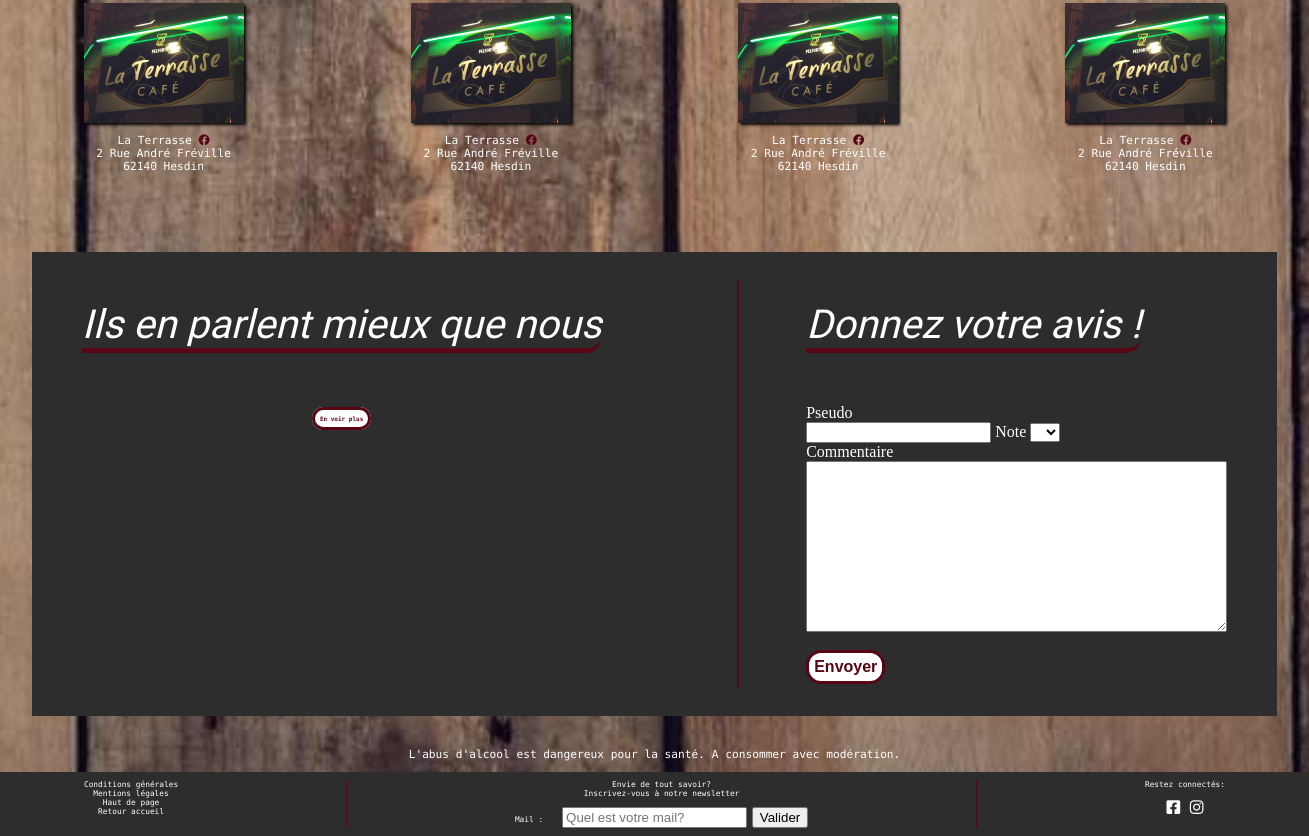
The app's page /index.php?action=cavebar (lower part), older data.
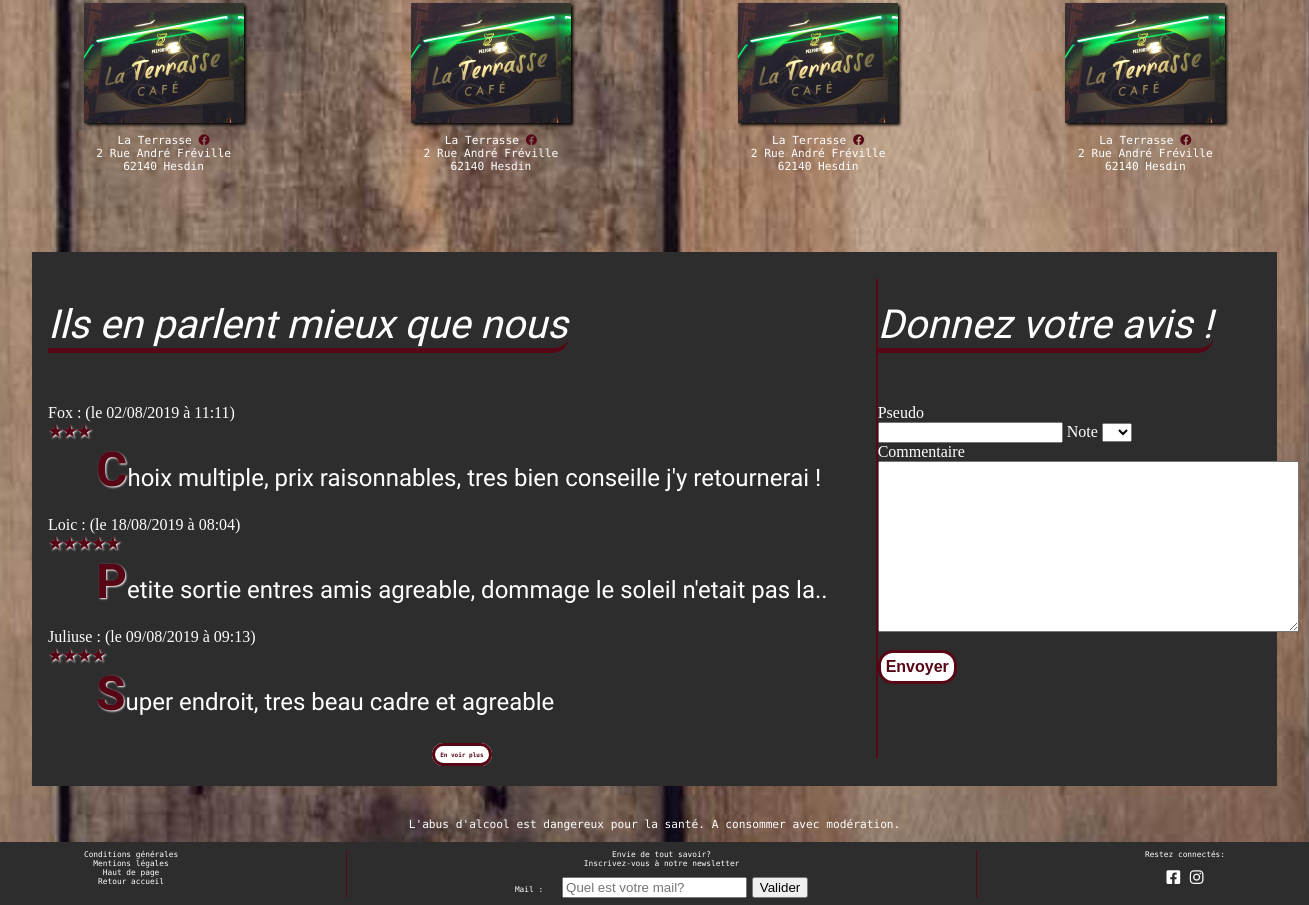
The same page, newer data.
### tables this page shows
CREATE TABLE IF NOT EXISTS `comments` (
  `id` int(11) NOT NULL AUTO_INCREMENT,
  `pseudo` varchar(80) NOT NULL,
  `note` int(1) NOT NULL,
  `text` text NOT NULL,
  `date_crea` datetime NOT NULL,
  PRIMARY KEY (`id`)
);

### Controller/frontend.php (called while the page is built, shortened)
<?php
    require_once('./model-manager/commentManager.php');
    function cavebar(){
        $list_com = new Comments;
        $coms = $list_com->listComments();
        require('./view/frontend/view_cavebar_fr.php');
    }

### model-manager/commentManager.php (called while the page is built, shortened)
<?php
    class Comments extends DataConnect
    {
        public function listComments()
        {
            $db = $this->dbConnect();
            $req = $db->query("SELECT `pseudo`, `note`, `text`, DATE_FORMAT(date_crea, ' (le %d/%m/%Y à %H:%i)') as date_fr  from comments ORDER BY ID DESC LIMIT 0, 10");
            return $req;
        }
    }

### view/frontend/view_cavebar_fr.php (the view, shortened to what this page needs)
<link rel="stylesheet" href="https://use.fontawesome.com/releases/v5.8.2/css/all.css">
<?php
$css = '<link rel="stylesheet" type="text/css" href="./public/css/cavebar.css">';
?>
<section id="caveetbar">
    <br><br>
    <br><br>
    <article id="confiance">
        <br><br>
        <div id="containerconfiance">
            <div id="laterrasse">
                <img src="public/images/divers/logo_laterrasse.jpg"> <br>
                <p> La Terrasse <a href="https://www.facebook.com/La-Terrasse-250680215034192/" target="_blank"><i class="fab fa-facebook"></i></a> <br> 2 Rue André Fréville<br> 62140 Hesdin <br> </p>
            </div>
            <div id="laterrasse2">
                <img src="public/images/divers/logo_laterrasse.jpg"> <br>
                <p> La Terrasse <a href="https://www.facebook.com/La-Terrasse-250680215034192/" target="_blank"><i class="fab fa-facebook"></i></a> <br> 2 Rue André Fréville<br> 62140 Hesdin <br> </p>
            </div>
            <div id="laterrasse3">
                <img src="public/images/divers/logo_laterrasse.jpg"> <br>
                <p> La Terrasse <a href="https://www.facebook.com/La-Terrasse-250680215034192/" target="_blank"><i class="fab fa-facebook"></i></a> <br> 2 Rue André Fréville<br> 62140 Hesdin <br> </p>
            </div>
            <div id="laterrasse4">
                <img src="public/images/divers/logo_laterrasse.jpg"> <br>
                <p> La Terrasse <a href="https://www.facebook.com/La-Terrasse-250680215034192/" target="_blank"><i class="fab fa-facebook"></i></a> <br> 2 Rue André Fréville<br> 62140 Hesdin <br> </p>
            </div>
        </div>
    </article>
    <br><br>
    <article id="comments">
        <div id="affichagecomments">
            <div class="commentaires">
                <h2>Ils en parlent mieux que nous </h2>
                <br><br>
                <?php
                while($com = $coms->fetch()){
                    echo    '<div class="com"><span class="white">' . htmlspecialchars($com['pseudo']) . " :" . $com['date_fr'] .
                        '</span><br>
                            <span><strong>';
                                if(isset($com['note'])){
                                    if($com['note'] == 3){
                                        echo "&#9733;&#9733;&#9733";}
                                    if($com['note'] == 4){
                                        echo "&#9733;&#9733;&#9733;&#9733";}
                                    if($com['note'] == 5){
                                        echo "&#9733;&#9733;&#9733;&#9733;&#9733;";}
                                }
                    echo    '</strong></span>
                            </div>
                    <div class="article">
                        <div id="machine" class="machinebox">' . htmlspecialchars($com['text']) . '</div>
                    </div><br>';
                }
                ?>
                <p><a href="index.php?action=comments" class="button">En voir plus</a></p>
            </div>
        </div>
            <br>
        <p id="espaceComments"></p>
        <div id="insertionComments">
            <h2> Donnez votre avis !</h2>
            <br><br>
            <form action="index.php?action=cavebar" method="post">
                <div>
                    <label for="pseudo">Pseudo</label><br />
                    <input type="text" id="pseudo" name="pseudo" />
                    <label for="note">Note</label>
                    <select name="note" id="note">
                       <option value="0"></option>
                        <option value="1"> 1 </option>
                    </select>
                </div>
                <div>
                    <label for="text">Commentaire</label><br />
                    <textarea id="text" name="text" rows="10" cols="50"></textarea>
                </div>
                <br>
                <div>
                    <input type="submit" class="button" value="Envoyer"/>
                </div>
            </form>
        </div>
    </article>
</section>
<?php $content = ob_get_clean(); ?>
<?php require('./view/template/template_site_fr.php'); ?>

### index.php (shortened to what this page needs)
<?php
    require_once('./controller/frontend.php');
try{
    if(isset($_GET['action']) || isset($_GET['news'])){
        if(isset($_GET['action'])){
            if($_GET['action']=='cavebar'){
                cavebar();
            }
        }
    }
    else home();
}
    catch(Exception $e) {
        die("Erreur :" . $e->getMessage());
    }

### view/template/template_site_fr.php (shortened to what this page needs)
<!DOCTYPE html>
<html lang="fr">
<head>
    <link rel="stylesheet" type="text/css" href="./public/css/headerFooter.css">
    <link rel="stylesheet" href="https://use.fontawesome.com/releases/v5.8.2/css/all.css">
    <?= $css ?>
</head>
<body>
    <br><br><br>
    <?= $content ?>
    <footer>
            <p> L'abus d'alcool est dangereux pour la santé. A consommer avec modération.</p>
            <article class="footer">
            <p><a href="index.php?action=ConditionsGnrales"> Conditions générales</a><br>
                <a href="index.php?action=MentionsLegales"> Mentions légales</a><br>
                <a href="#"> Haut de page</a><br>
                <a href="#"> Retour accueil</a></p>
            <p>Envie de tout savoir? <br> Inscrivez-vous à notre newsletter <br><br>
                <label for="mail"> Mail :</label>&nbsp;&nbsp;&nbsp;
                <input type="text" name="mail" placeholder="Quel est votre mail?" required />
                <input type="submit" class="valider" value="Valider" />
            </p>
            <p> Restez connectés: <br><br>
                <strong id="logo"><a href="https://www.facebook.com" target="_blank"><i class="fab fa-facebook-square"></i> </a></strong>
                <strong id="logo"> <a href="https://www.instagram.com" target="_blank"> <i class="fab fa-instagram"></i> </a></strong>
            </p>
        </article>
    </footer>
</body>
</html>

### public/css/headerFooter.css (style rules this page uses)
:root { --colorbordeau: rgb(87, 6, 21); }
#machine { font-family: 'Dancing Script', cursive; }
.machinebox { font-size: 150%; white-space: nowrap; overflow: hidden; color: white; padding-right: 2em; padding-left: 2em; -webkit-animation: typing 5s steps(38, end); }
.commentaires strong { color: var(--colorbordeau); text-shadow: 1px 1px 2px white; }
.commentaires #machine::first-letter { color: var(--colorbordeau); text-shadow: 1px 1px 2px white; font-size: 2em; font-weight: bolder; }
section { margin-top: 12em; }
body { background-attachment: fixed; background-position: top; background-repeat: no-repeat; background-size: cover; background-image: url('../images/divers/parquet.jpg'); margin: 0; }
h2 { font-family: 'Dancing Script', cursive; color: white; font-size: 3em; display: inline-block; border-bottom: 5px var(--colorbordeau) solid; border-bottom-right-radius: 15px; font-style: italic; font-weight: lighter; }
a { font-family: 'Roboto Mono', monospace; }
p { text-align: center; color: white; font-family: 'Roboto Mono', monospace; font-size: 1em; }
.footer { display: flex; justify-content: space-around; background-color: rgb(45, 45, 45); text-align: center; font-size: 0.7em; }
.footer a { text-decoration: none; color: white; }
footer #logo a { font-size: 2em; color: white; }
@media screen and (max-width: 1500px) { section { margin-top: 8em; } }
@media screen and (max-width: 1500px) { h2 { font-size: 2.5em; } }
@media screen and (max-width: 1500px) { p { font-size: 0.7em; } }

### public/css/cavebar.css (style rules this page uses)
#containerconfiance { display : flex; justify-content: space-around; text-align: center; }
#confiance i { color : var(--colorbordeau); }
#confiance img { width: 10em; box-shadow: 2px 2px 3px; }
#comments { background-color: rgb(45, 45, 45); margin: 2em; padding: 1em; display: flex; justify-content: space-around; }
.button { text-decoration: none; color: var(--colorbordeau); font-size: 0.5em; font-weight: bold; border: solid 3px var(--colorbordeau); border-radius: 15px; background-color: white; padding: 5px; }
#espaceComments { border : 1px var(--colorbordeau) solid; }
form, .white { color: white; }
form .button { font-size: 1em }
textarea[name=text] { overflow:scroll; resize:both; }

Row changes from the older to the newer data that the page shows:
added comments: pseudo "Fox", date_fr "(le 02/08/2019 à 11:11)", text "Choix multiple, prix raisonnables, tres bien conseille j'y retournerai !"
added comments: pseudo "Loic", date_fr "(le 18/08/2019 à 08:04)", text "Petite sortie entres amis agreable, dommage le soleil n'etait pas la.."
added comments: pseudo "Juliuse", date_fr "(le 09/08/2019 à 09:13)", text "Super endroit, tres beau cadre et agreable"
